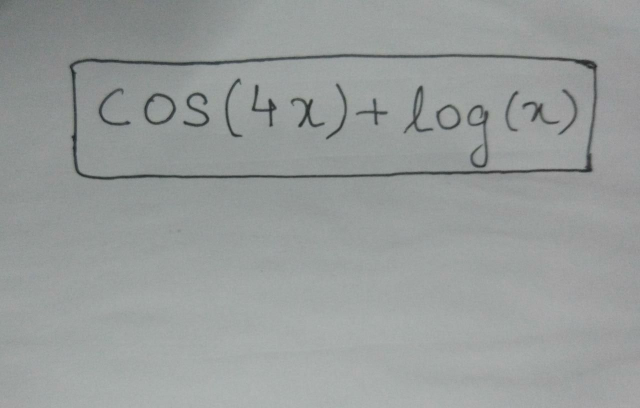
#> input picture Samples/9.jpeg, 1280 x 816 px (shown at 1/2 size)
$ jupyter execute --allow-errors OCR.ipynb   (older library calls are emulated)
#> lines starting #> are read from the running program, lines starting #| are printed output that depends on the picture; after the words box and inside, x2 and y2 are one past the last pixel; in counts of white or black regions, pixels touching at a corner belong together
[cell 1]
import numpy as np
import pandas as pd
import cv2
from matplotlib import pyplot as plt
from keras.models import model_from_json
# %matplotlib inline

[cell 2]
def extractText(path='./Samples/6.jpeg'):
#> called with path = './Samples/9.jpeg'
    image = cv2.imread(path)
#> image is the input picture: shape (816, 1280, 3); mean B, G, R 154.7, 155.7, 151.6
    orig = image.copy()
    gray = cv2.cvtColor(image, cv2.COLOR_BGR2GRAY)
    plt.imshow(gray, cmap='gray')
    plt.show()

    # _, gray = cv2.threshold(gray, 50, 255, cv2.THRESH_BINARY)
    gray = cv2.adaptiveThreshold(gray, 255, cv2.ADAPTIVE_THRESH_GAUSSIAN_C, cv2.THRESH_BINARY, 9, 5)
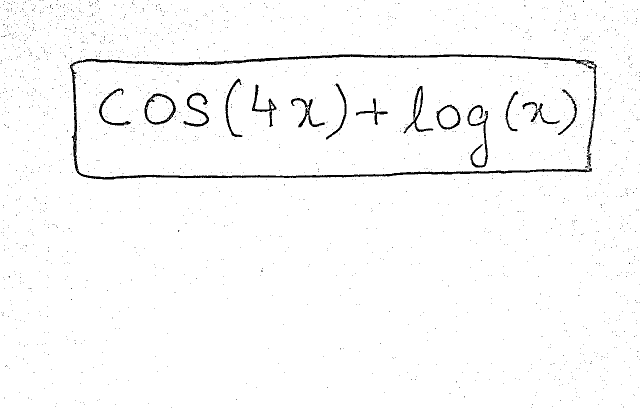
#> gray: shape (816, 1280) (shown at 1/2 size); 97.7% white; 1862 black regions (1846 under 20 px), largest, box (x1, y1, x2, y2) and area: (140, 108, 1194, 359) 11402, (935, 210, 976, 335) 1119, (289, 187, 352, 250) 885

    blurred = cv2.GaussianBlur(image, (5,5), 0)
    edged = cv2.Canny(blurred, 10, 75)
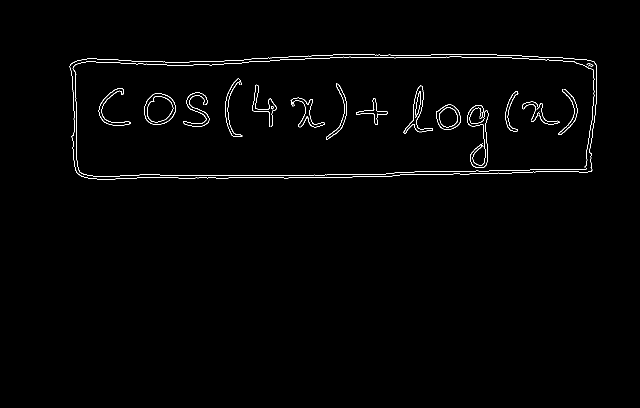
#> edged: shape (816, 1280) (shown at 1/2 size); 0.96% white in thin lines or dots, all inside (x1, y1, x2, y2) = (139, 108, 1194, 360)
    orig_edged = edged.copy()
    plt.imshow(edged, cmap='gray')
    plt.show()

    contours, hierarchy = cv2.findContours(edged, cv2.RETR_LIST, cv2.CHAIN_APPROX_NONE)
#> contours = 41 contours, 8 with area under 20; largest, box (x1, y1, x2, y2) and area: (139, 108, 1194, 360) 246290, (139, 108, 1194, 360) 246255, (288, 186, 352, 250) 3072, (288, 186, 352, 250) 3018, (872, 209, 922, 260) 1858
    contours = sorted(contours, key=cv2.contourArea, reverse=True)

    x,y,w,h = cv2.boundingRect(contours[0])
#> x = 139; y = 108; w = 1055; h = 252
    cv2.rectangle(image, (x,y), (x+w,y+h), (0,0,255), 2)

    for c in contours:
        p = cv2.arcLength(c, True)
        approx = cv2.approxPolyDP(c, 0.1 * p, True)
        if len(approx) == 4:
            target = approx
            break
#> this loop made 3 passes
#> (p, target) on pass 3: (208.7, [[312, 186], [288, 225], [318, 249], [351, 213]])
#> (p, approx) on passes 1 to 2: (2608.2, [[1193, 130], [149, 333]]), (2604.4, [[1193, 131], [149, 333]])

    cv2.drawContours(image, [target], -1, (255, 0, 0), 2)
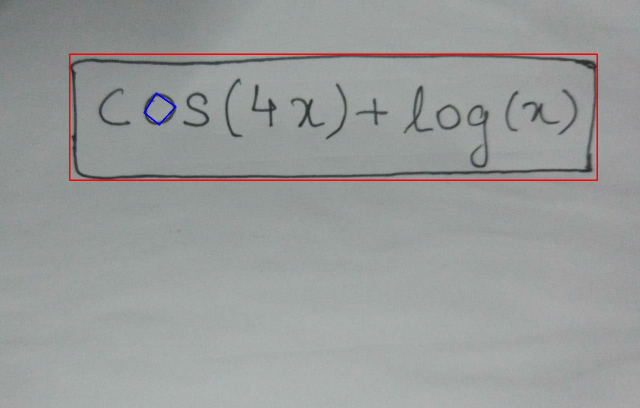
#> image: shape (816, 1280, 3) (shown at 1/2 size); mean B, G, R 153.6, 154.5, 152.3
    plt.imshow(cv2.cvtColor(image, cv2.COLOR_BGR2RGB))
    plt.show()

#     plt.imshow(gray[y:y+h, x:x+w], cmap='gray')
#     plt.show()

    return gray[y:y+h, x:x+w]
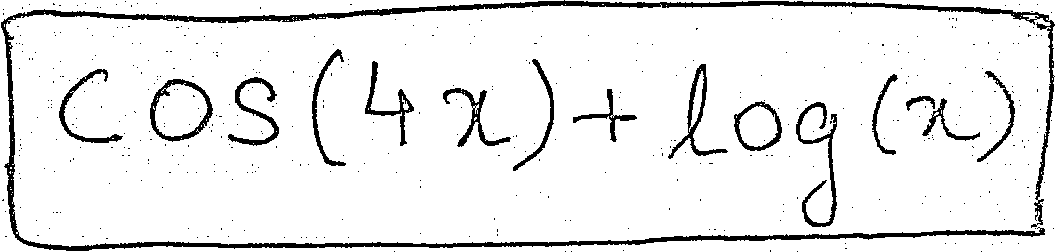
#> returned value: shape (252, 1055); 91.9% white; 457 black regions (441 under 20 px)

[cell 3]
def processText(function):
    contours, hierarchy = cv2.findContours(function, cv2.RETR_LIST, cv2.CHAIN_APPROX_NONE)
#> contours = 553 contours, 530 with area under 20; largest, box (x1, y1, x2, y2) and area: (0, 0, 1055, 252) 249000, (149, 78, 214, 143) 3082, (155, 83, 208, 137) 1990, (733, 100, 783, 152) 1864, (565, 0, 1055, 24) 1632
    contours = sorted(contours, key=cv2.contourArea, reverse=True)
    cv2.drawContours(function, [contours[0]], 0, (255), 10)
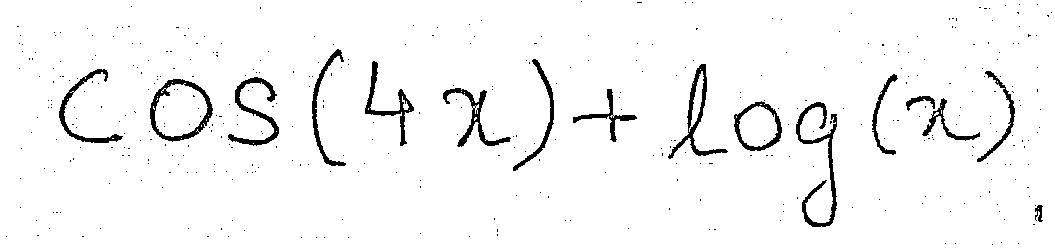
#> function: shape (252, 1055); 96.2% white; 418 black regions (402 under 20 px), largest, box (x1, y1, x2, y2) and area: (796, 102, 837, 227) 1119, (150, 79, 213, 142) 885, (668, 64, 728, 159) 864

    _, function = cv2.threshold(function, 150, 255, cv2.THRESH_BINARY_INV)
    kernel = np.ones((1,2), np.uint8)
    function = cv2.erode(function, kernel, iterations = 1)
#> function: shape (252, 1055); 3% white; 76 white regions (57 under 20 px), largest, box (x1, y1, x2, y2) and area: (797, 102, 837, 227) 862, (151, 79, 213, 141) 733, (229, 77, 279, 145) 725
    function = cv2.dilate(function, kernel, iterations = 1)
#> function: shape (252, 1055); 3.6% white; 75 white regions (56 under 20 px), largest, box (x1, y1, x2, y2) and area: (797, 102, 838, 227) 1076, (151, 79, 214, 141) 875, (669, 64, 729, 159) 856

    kernel = np.ones((2,1), np.uint8)
    function = cv2.erode(function, kernel, iterations = 1)
#> function: shape (252, 1055); 3% white; 25 white regions (5 under 20 px), largest, box (x1, y1, x2, y2) and area: (797, 103, 838, 227) 929, (669, 65, 728, 159) 752, (151, 80, 214, 141) 727
    function = cv2.dilate(function, kernel, iterations = 1)
#> function: shape (252, 1055); 3.6% white; 25 white regions (5 under 20 px), largest, box (x1, y1, x2, y2) and area: (797, 103, 838, 228) 1066, (151, 80, 214, 142) 866, (669, 65, 728, 160) 846

    kernel = np.ones((2,2), np.uint8)
    # function = cv2.erode(function, kernel, iterations = 1)
    function = cv2.dilate(function, kernel, iterations = 1)
#> function: shape (252, 1055); 4.7% white; 17 white regions (1 under 20 px), largest, box (x1, y1, x2, y2) and area: (797, 103, 839, 229) 1487, (151, 80, 215, 143) 1142, (669, 65, 729, 161) 1115

    function = cv2.dilate(function, kernel, iterations = 2)
#> function: shape (252, 1055); 6.9% white; 16 white regions, largest, box (x1, y1, x2, y2) and area: (797, 103, 841, 231) 2208, (669, 65, 731, 163) 1632, (151, 80, 217, 145) 1617
    function = cv2.erode(function, kernel, iterations = 1)
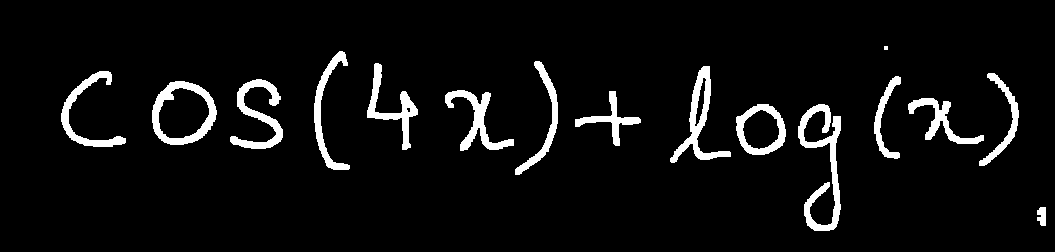
#> function: shape (252, 1055); 5.8% white; 16 white regions (1 under 20 px), largest, box (x1, y1, x2, y2) and area: (798, 104, 841, 231) 1852, (152, 81, 217, 145) 1385, (670, 66, 731, 163) 1380

    function -= 255
#> function: shape (252, 1055); values 0 (black) and 1 (white), 94.2% white; 16 black regions (1 under 20 px)
    plt.imshow(function, cmap='gray')
    plt.show()
    return function

[cell 4]
# [54 lines left out: function extractCharacters, not called in this run]

[cell 5]
def extractCharactersNew(function):
    contours, hierarchy = cv2.findContours(function, cv2.RETR_LIST, cv2.CHAIN_APPROX_NONE)
#> contours = 21 contours, 1 with area under 20; largest, box (x1, y1, x2, y2) and area: (0, 0, 1055, 252) 264554, (151, 80, 218, 146) 3336, (797, 103, 842, 232) 2134, (735, 103, 787, 156) 2067, (159, 88, 209, 138) 1777
    contours = sorted(contours, key=cv2.contourArea, reverse=True)

    contours = contours[1:]
#> contours = 20 contours, 1 with area under 20; largest, box (x1, y1, x2, y2) and area: (151, 80, 218, 146) 3336, (797, 103, 842, 232) 2134, (735, 103, 787, 156) 2067, (159, 88, 209, 138) 1777, (669, 65, 732, 164) 1729
    LEFTS = []
    RIGHTS = []
    CHARS = []

    for ix in range(len(contours)):
        x,y,w,h = cv2.boundingRect(contours[ix])

        char = function[y:y+h, x:x+w]
        # plt.imshow(char, cmap='gray')
        # plt.show()

        flag = 1
        if w < 32 and h < 32:
            flag = 0

        tempflag = 0
        for px in range(len(LEFTS)):
            if (x>=LEFTS[px]-3) and ((x+w)<=RIGHTS[px]+3):
                tempflag = 1
                flag = 0
                if w<5 or h<5:
                    break
                for kx in range(len(contours[:ix])):
                    xx,yy,ww,hh = cv2.boundingRect(contours[kx])
                    if xx == LEFTS[px] and xx+ww == RIGHTS[px]:
                        if yy-(y+h) <= hh/2 and y+h<=yy and h>hh/10:
                            del LEFTS[px]
                            del RIGHTS[px]
                            del CHARS[px]
                            flag = 1
                            x = xx
                            w = ww
                            y = y
                            h = hh+yy-y
                            plt.imshow(function[y:y+h, x:x+w], cmap='gray')
                            plt.show()
                            print ('complete figure')

                        break

            if tempflag is 1:
                break

        if flag is 0:
            continue

        LEFTS.append(x)
        RIGHTS.append(x+w)

        char = function[y:y+h, x:x+w]
        # plt.imshow(char, cmap='gray')
        # plt.show()

        if w<h:
            normalized_char = np.ones((h, h), dtype='uint8')
            start = (h-w)//2
            normalized_char[:, start:start+w] = char
        else:
            normalized_char = np.ones((w, w), dtype='uint8')
            start = (w-h)//2
            normalized_char[start:start+h, :] = char

        normalized_char = cv2.resize(normalized_char, (32,32))
        CHARS.append(normalized_char)
#> this loop made 20 passes
#> start on passes 1, 2, 3, 5, 6, 7, 8, 9, 10, 11, 12, 14: 0, 42, 0, 18, 8, 4, 18, 5, 41, 15, 35, 5
#> pass 1, in extractCharactersNew, `char = function[y:y+h, x:x+w]`:
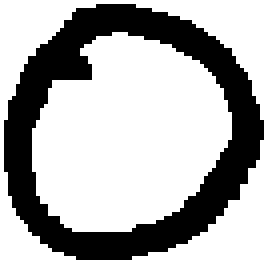
#> char: shape (66, 67) (shown 4 times larger); values 0 (black) and 1 (white), 68.7% white; 1 black region, box (x1, y1, x2, y2) and area: (1, 1, 66, 65) 1385
#> pass 1, in extractCharactersNew, `normalized_char = cv2.resize(normalized_char, (32,32))`:
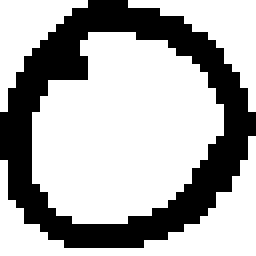
#> normalized_char: shape (32, 32) (shown 8 times larger); values 0 (black) and 1 (white), 68% white; 1 black region, box (x1, y1, x2, y2) and area: (0, 0, 32, 31) 328
#> pass 2, in extractCharactersNew, `char = function[y:y+h, x:x+w]`:
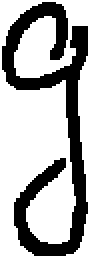
#> char: shape (129, 45) (shown 2 times larger); values 0 (black) and 1 (white), 68.1% white; 1 black region, box (x1, y1, x2, y2) and area: (1, 1, 44, 128) 1852
#> after the loop:
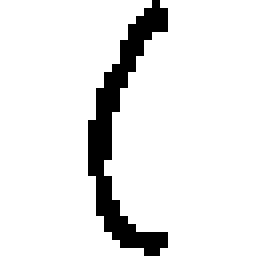
#> normalized_char: shape (32, 32) (shown 8 times larger); values 0 (black) and 1 (white), 90.5% white; black in thin lines or dots, all inside (x1, y1, x2, y2) = (11, 0, 21, 32)
#> after the loop, CHARS = 14 items; LEFTS = [151, 797, 735, 669, 229, 444, 366, 60, 313, 907, 514, 574, 978, 873]; RIGHTS = [218, 842, 787, 732, 284, 515, 419, 127, 351, 985, 559, 642, 1020, 902]; hh = 85; ww = 29; xx = 873; yy = 75

    pairs = []
    for ix in range(len(LEFTS)):
        pairs.append((LEFTS[ix], CHARS[ix]))
#> this loop made 14 passes
#> after the loop, pairs = 14 items

    CHARACTERS = []
    pairs = sorted(pairs, key=lambda x:x[0])
    for ix in pairs:
        CHARACTERS.append(ix[1])
#> after the loop, CHARACTERS = 14 items
        # print ix[0]
        # plt.imshow(ix[1], cmap='gray')
        # plt.show()
    return CHARACTERS

[cell 6]
def load_model():
    json_file = open('./Model/model.json', 'r')
    # json_file = open('./Extra Data/Old-Model/model.json', 'r')
    loaded_model_json = json_file.read()
    json_file.close()
    loaded_model = model_from_json(loaded_model_json)
    loaded_model.load_weights("./Model/model.h5")
    # loaded_model.load_weights("./Extra Data/Old-Model/model.h5")
    loaded_model.compile(loss='categorical_crossentropy', optimizer='adam', metrics=['accuracy'])
    return loaded_model

def recogniseText(characters):

    REV_DICT = {}
    # labels = ['+', 'c', '8', 'l', 't', 'q', '0', 'p', 'times', 'x', 'm', 'z',  '-', 'g', '5', 'k', 'pi', 'y', '4', 'f', ')', '3', 'j', 'w', '6', 'a', 'h', 'b', 'r', 'i', 'd', 'n', '9', 'v', '7', 'o', '2', 's', '(', 'forward_slash', 'e', 'u', '1']

    labels = ['+', 'c', '8', 'l', 't', '0', 'x', '-', 'g', '5', 'h', '4', ')', '3', '6', 'a', 'i', 'n', '9', '7', '2', 's', '(', 'sum', 'e', '1', 'o']
    labels.sort()
    for ix in range(len(labels)):
        REV_DICT[ix] = labels[ix]

    X = np.asarray(characters)
    X = X.reshape((len(characters), 32, 32, 1))

    model = load_model()
    score = model.predict(X, verbose=0)
    string = ''

    for ix in range(len(X)):
        plt.imshow(X[ix].reshape((32,32)), cmap='gray')
        plt.show()
        print (REV_DICT[np.argmax(score[ix])])
        string += REV_DICT[np.argmax(score[ix])]

    return string

[cell 7]
text = extractText('./Samples/9.jpeg')
text = processText(text)
characters = extractCharactersNew(text)
#> characters = 14 items
#> (the rest of this cell did not finish here and is left out)

#> (reads Model/model.json from the repository)
print (string)
